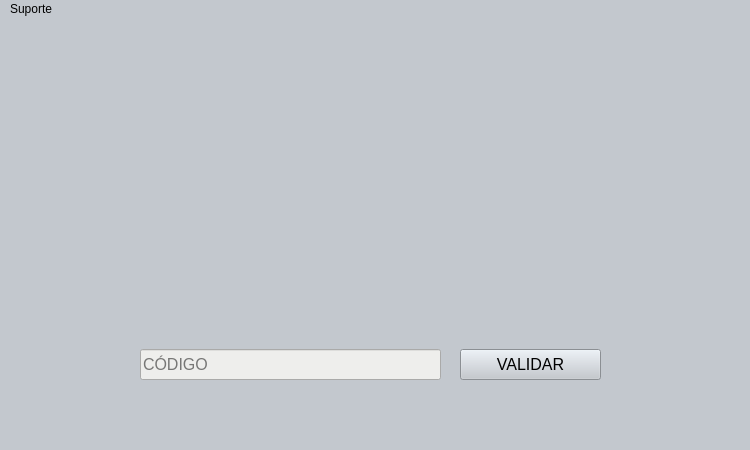
<?xml version="1.0" encoding="UTF-8"?>
<ui version="4.0">
 <class>MainWindow</class>
 <widget class="QMainWindow" name="MainWindow">
  <property name="geometry">
   <rect>
    <x>0</x>
    <y>0</y>
    <width>750</width>
    <height>450</height>
   </rect>
  </property>
  <property name="windowTitle">
   <string>MainWindow</string>
  </property>
  <property name="styleSheet">
   <string notr="true">background-color: rgb(195, 200, 206);</string>
  </property>
  <widget class="QWidget" name="centralwidget">
   <widget class="QLabel" name="label">
    <property name="geometry">
     <rect>
      <x>210</x>
      <y>30</y>
      <width>301</width>
      <height>251</height>
     </rect>
    </property>
    <property name="text">
     <string/>
    </property>
    <property name="pixmap">
     <pixmap>../../../Downloads/WhatsApp Image 2021-12-28 at 18.00.36.jpeg</pixmap>
    </property>
    <property name="scaledContents">
     <bool>true</bool>
    </property>
   </widget>
   <widget class="QLineEdit" name="token">
    <property name="geometry">
     <rect>
      <x>140</x>
      <y>330</y>
      <width>301</width>
      <height>31</height>
     </rect>
    </property>
    <property name="font">
     <font>
      <pointsize>12</pointsize>
     </font>
    </property>
    <property name="styleSheet">
     <string notr="true">background-color: rgb(238, 238, 236);</string>
    </property>
    <property name="alignment">
     <set>Qt::AlignLeading|Qt::AlignLeft|Qt::AlignVCenter</set>
    </property>
    <property name="placeholderText">
     <string>CÓDIGO</string>
    </property>
    <property name="clearButtonEnabled">
     <bool>true</bool>
    </property>
   </widget>
   <widget class="QPushButton" name="validar">
    <property name="geometry">
     <rect>
      <x>460</x>
      <y>330</y>
      <width>141</width>
      <height>31</height>
     </rect>
    </property>
    <property name="font">
     <font>
      <pointsize>12</pointsize>
     </font>
    </property>
    <property name="text">
     <string>VALIDAR</string>
    </property>
   </widget>
  </widget>
  <widget class="QMenuBar" name="menubar">
   <property name="geometry">
    <rect>
     <x>0</x>
     <y>0</y>
     <width>750</width>
     <height>22</height>
    </rect>
   </property>
   <widget class="QMenu" name="menuContato">
    <property name="title">
     <string>Suporte</string>
    </property>
   </widget>
   <addaction name="menuContato"/>
  </widget>
  <widget class="QStatusBar" name="statusbar"/>
 </widget>
 <resources/>
 <connections/>
</ui>
